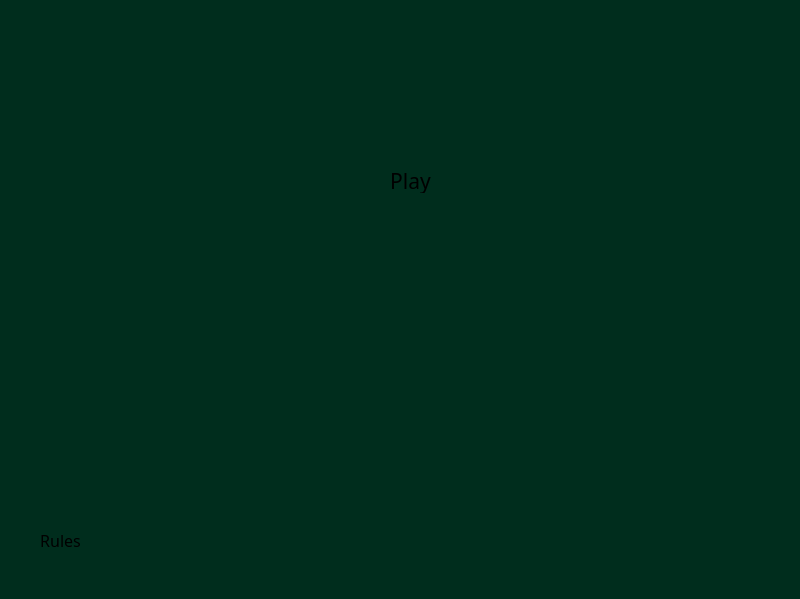
<?xml version="1.0" encoding="UTF-8"?>
<ui version="4.0">
 <class>Form</class>
 <widget class="QWidget" name="Form">
  <property name="geometry">
   <rect>
    <x>0</x>
    <y>0</y>
    <width>800</width>
    <height>599</height>
   </rect>
  </property>
  <property name="palette">
   <palette>
    <active>
     <colorrole role="WindowText">
      <brush brushstyle="SolidPattern">
       <color alpha="255">
        <red>255</red>
        <green>255</green>
        <blue>255</blue>
       </color>
      </brush>
     </colorrole>
     <colorrole role="Button">
      <brush brushstyle="SolidPattern">
       <color alpha="255">
        <red>0</red>
        <green>45</green>
        <blue>29</blue>
       </color>
      </brush>
     </colorrole>
     <colorrole role="Light">
      <brush brushstyle="SolidPattern">
       <color alpha="255">
        <red>0</red>
        <green>67</green>
        <blue>44</blue>
       </color>
      </brush>
     </colorrole>
     <colorrole role="Midlight">
      <brush brushstyle="SolidPattern">
       <color alpha="255">
        <red>0</red>
        <green>56</green>
        <blue>36</blue>
       </color>
      </brush>
     </colorrole>
     <colorrole role="Dark">
      <brush brushstyle="SolidPattern">
       <color alpha="255">
        <red>0</red>
        <green>22</green>
        <blue>14</blue>
       </color>
      </brush>
     </colorrole>
     <colorrole role="Mid">
      <brush brushstyle="SolidPattern">
       <color alpha="255">
        <red>0</red>
        <green>30</green>
        <blue>19</blue>
       </color>
      </brush>
     </colorrole>
     <colorrole role="Text">
      <brush brushstyle="SolidPattern">
       <color alpha="255">
        <red>255</red>
        <green>255</green>
        <blue>255</blue>
       </color>
      </brush>
     </colorrole>
     <colorrole role="BrightText">
      <brush brushstyle="SolidPattern">
       <color alpha="255">
        <red>255</red>
        <green>255</green>
        <blue>255</blue>
       </color>
      </brush>
     </colorrole>
     <colorrole role="ButtonText">
      <brush brushstyle="SolidPattern">
       <color alpha="255">
        <red>255</red>
        <green>255</green>
        <blue>255</blue>
       </color>
      </brush>
     </colorrole>
     <colorrole role="Base">
      <brush brushstyle="SolidPattern">
       <color alpha="255">
        <red>0</red>
        <green>0</green>
        <blue>0</blue>
       </color>
      </brush>
     </colorrole>
     <colorrole role="Window">
      <brush brushstyle="SolidPattern">
       <color alpha="255">
        <red>0</red>
        <green>45</green>
        <blue>29</blue>
       </color>
      </brush>
     </colorrole>
     <colorrole role="Shadow">
      <brush brushstyle="SolidPattern">
       <color alpha="255">
        <red>0</red>
        <green>0</green>
        <blue>0</blue>
       </color>
      </brush>
     </colorrole>
     <colorrole role="AlternateBase">
      <brush brushstyle="SolidPattern">
       <color alpha="255">
        <red>0</red>
        <green>22</green>
        <blue>14</blue>
       </color>
      </brush>
     </colorrole>
     <colorrole role="ToolTipBase">
      <brush brushstyle="SolidPattern">
       <color alpha="255">
        <red>255</red>
        <green>255</green>
        <blue>220</blue>
       </color>
      </brush>
     </colorrole>
     <colorrole role="ToolTipText">
      <brush brushstyle="SolidPattern">
       <color alpha="255">
        <red>0</red>
        <green>0</green>
        <blue>0</blue>
       </color>
      </brush>
     </colorrole>
     <colorrole role="PlaceholderText">
      <brush brushstyle="SolidPattern">
       <color alpha="128">
        <red>255</red>
        <green>255</green>
        <blue>255</blue>
       </color>
      </brush>
     </colorrole>
    </active>
    <inactive>
     <colorrole role="WindowText">
      <brush brushstyle="SolidPattern">
       <color alpha="255">
        <red>255</red>
        <green>255</green>
        <blue>255</blue>
       </color>
      </brush>
     </colorrole>
     <colorrole role="Button">
      <brush brushstyle="SolidPattern">
       <color alpha="255">
        <red>0</red>
        <green>45</green>
        <blue>29</blue>
       </color>
      </brush>
     </colorrole>
     <colorrole role="Light">
      <brush brushstyle="SolidPattern">
       <color alpha="255">
        <red>0</red>
        <green>67</green>
        <blue>44</blue>
       </color>
      </brush>
     </colorrole>
     <colorrole role="Midlight">
      <brush brushstyle="SolidPattern">
       <color alpha="255">
        <red>0</red>
        <green>56</green>
        <blue>36</blue>
       </color>
      </brush>
     </colorrole>
     <colorrole role="Dark">
      <brush brushstyle="SolidPattern">
       <color alpha="255">
        <red>0</red>
        <green>22</green>
        <blue>14</blue>
       </color>
      </brush>
     </colorrole>
     <colorrole role="Mid">
      <brush brushstyle="SolidPattern">
       <color alpha="255">
        <red>0</red>
        <green>30</green>
        <blue>19</blue>
       </color>
      </brush>
     </colorrole>
     <colorrole role="Text">
      <brush brushstyle="SolidPattern">
       <color alpha="255">
        <red>255</red>
        <green>255</green>
        <blue>255</blue>
       </color>
      </brush>
     </colorrole>
     <colorrole role="BrightText">
      <brush brushstyle="SolidPattern">
       <color alpha="255">
        <red>255</red>
        <green>255</green>
        <blue>255</blue>
       </color>
      </brush>
     </colorrole>
     <colorrole role="ButtonText">
      <brush brushstyle="SolidPattern">
       <color alpha="255">
        <red>255</red>
        <green>255</green>
        <blue>255</blue>
       </color>
      </brush>
     </colorrole>
     <colorrole role="Base">
      <brush brushstyle="SolidPattern">
       <color alpha="255">
        <red>0</red>
        <green>0</green>
        <blue>0</blue>
       </color>
      </brush>
     </colorrole>
     <colorrole role="Window">
      <brush brushstyle="SolidPattern">
       <color alpha="255">
        <red>0</red>
        <green>45</green>
        <blue>29</blue>
       </color>
      </brush>
     </colorrole>
     <colorrole role="Shadow">
      <brush brushstyle="SolidPattern">
       <color alpha="255">
        <red>0</red>
        <green>0</green>
        <blue>0</blue>
       </color>
      </brush>
     </colorrole>
     <colorrole role="AlternateBase">
      <brush brushstyle="SolidPattern">
       <color alpha="255">
        <red>0</red>
        <green>22</green>
        <blue>14</blue>
       </color>
      </brush>
     </colorrole>
     <colorrole role="ToolTipBase">
      <brush brushstyle="SolidPattern">
       <color alpha="255">
        <red>255</red>
        <green>255</green>
        <blue>220</blue>
       </color>
      </brush>
     </colorrole>
     <colorrole role="ToolTipText">
      <brush brushstyle="SolidPattern">
       <color alpha="255">
        <red>0</red>
        <green>0</green>
        <blue>0</blue>
       </color>
      </brush>
     </colorrole>
     <colorrole role="PlaceholderText">
      <brush brushstyle="SolidPattern">
       <color alpha="128">
        <red>255</red>
        <green>255</green>
        <blue>255</blue>
       </color>
      </brush>
     </colorrole>
    </inactive>
    <disabled>
     <colorrole role="WindowText">
      <brush brushstyle="SolidPattern">
       <color alpha="255">
        <red>0</red>
        <green>22</green>
        <blue>14</blue>
       </color>
      </brush>
     </colorrole>
     <colorrole role="Button">
      <brush brushstyle="SolidPattern">
       <color alpha="255">
        <red>0</red>
        <green>45</green>
        <blue>29</blue>
       </color>
      </brush>
     </colorrole>
     <colorrole role="Light">
      <brush brushstyle="SolidPattern">
       <color alpha="255">
        <red>0</red>
        <green>67</green>
        <blue>44</blue>
       </color>
      </brush>
     </colorrole>
     <colorrole role="Midlight">
      <brush brushstyle="SolidPattern">
       <color alpha="255">
        <red>0</red>
        <green>56</green>
        <blue>36</blue>
       </color>
      </brush>
     </colorrole>
     <colorrole role="Dark">
      <brush brushstyle="SolidPattern">
       <color alpha="255">
        <red>0</red>
        <green>22</green>
        <blue>14</blue>
       </color>
      </brush>
     </colorrole>
     <colorrole role="Mid">
      <brush brushstyle="SolidPattern">
       <color alpha="255">
        <red>0</red>
        <green>30</green>
        <blue>19</blue>
       </color>
      </brush>
     </colorrole>
     <colorrole role="Text">
      <brush brushstyle="SolidPattern">
       <color alpha="255">
        <red>0</red>
        <green>22</green>
        <blue>14</blue>
       </color>
      </brush>
     </colorrole>
     <colorrole role="BrightText">
      <brush brushstyle="SolidPattern">
       <color alpha="255">
        <red>255</red>
        <green>255</green>
        <blue>255</blue>
       </color>
      </brush>
     </colorrole>
     <colorrole role="ButtonText">
      <brush brushstyle="SolidPattern">
       <color alpha="255">
        <red>0</red>
        <green>22</green>
        <blue>14</blue>
       </color>
      </brush>
     </colorrole>
     <colorrole role="Base">
      <brush brushstyle="SolidPattern">
       <color alpha="255">
        <red>0</red>
        <green>45</green>
        <blue>29</blue>
       </color>
      </brush>
     </colorrole>
     <colorrole role="Window">
      <brush brushstyle="SolidPattern">
       <color alpha="255">
        <red>0</red>
        <green>45</green>
        <blue>29</blue>
       </color>
      </brush>
     </colorrole>
     <colorrole role="Shadow">
      <brush brushstyle="SolidPattern">
       <color alpha="255">
        <red>0</red>
        <green>0</green>
        <blue>0</blue>
       </color>
      </brush>
     </colorrole>
     <colorrole role="AlternateBase">
      <brush brushstyle="SolidPattern">
       <color alpha="255">
        <red>0</red>
        <green>45</green>
        <blue>29</blue>
       </color>
      </brush>
     </colorrole>
     <colorrole role="ToolTipBase">
      <brush brushstyle="SolidPattern">
       <color alpha="255">
        <red>255</red>
        <green>255</green>
        <blue>220</blue>
       </color>
      </brush>
     </colorrole>
     <colorrole role="ToolTipText">
      <brush brushstyle="SolidPattern">
       <color alpha="255">
        <red>0</red>
        <green>0</green>
        <blue>0</blue>
       </color>
      </brush>
     </colorrole>
     <colorrole role="PlaceholderText">
      <brush brushstyle="SolidPattern">
       <color alpha="128">
        <red>255</red>
        <green>255</green>
        <blue>255</blue>
       </color>
      </brush>
     </colorrole>
    </disabled>
   </palette>
  </property>
  <property name="windowTitle">
   <string>Form</string>
  </property>
  <property name="autoFillBackground">
   <bool>true</bool>
  </property>
  <widget class="QLabel" name="label_cards">
   <property name="geometry">
    <rect>
     <x>120</x>
     <y>180</y>
     <width>541</width>
     <height>351</height>
    </rect>
   </property>
   <property name="text">
    <string/>
   </property>
   <property name="pixmap">
    <pixmap>—Pngtree—vector flying poker_1447031.png</pixmap>
   </property>
   <property name="scaledContents">
    <bool>true</bool>
   </property>
   <property name="alignment">
    <set>Qt::AlignCenter</set>
   </property>
   <property name="textInteractionFlags">
    <set>Qt::LinksAccessibleByMouse</set>
   </property>
  </widget>
  <widget class="QPushButton" name="button_play">
   <property name="geometry">
    <rect>
     <x>360</x>
     <y>160</y>
     <width>101</width>
     <height>41</height>
    </rect>
   </property>
   <property name="palette">
    <palette>
     <active>
      <colorrole role="WindowText">
       <brush brushstyle="SolidPattern">
        <color alpha="255">
         <red>0</red>
         <green>0</green>
         <blue>0</blue>
        </color>
       </brush>
      </colorrole>
      <colorrole role="Button">
       <brush brushstyle="LinearGradientPattern">
        <gradient startx="0.000000000000000" starty="0.000000000000000" endx="0.000000000000000" endy="1.000000000000000" type="LinearGradient" spread="PadSpread" coordinatemode="ObjectBoundingMode">
         <gradientstop position="0.000000000000000">
          <color alpha="255">
           <red>255</red>
           <green>245</green>
           <blue>157</blue>
          </color>
         </gradientstop>
         <gradientstop position="1.000000000000000">
          <color alpha="255">
           <red>231</red>
           <green>173</green>
           <blue>43</blue>
          </color>
         </gradientstop>
        </gradient>
       </brush>
      </colorrole>
      <colorrole role="Text">
       <brush brushstyle="SolidPattern">
        <color alpha="255">
         <red>0</red>
         <green>0</green>
         <blue>0</blue>
        </color>
       </brush>
      </colorrole>
      <colorrole role="ButtonText">
       <brush brushstyle="SolidPattern">
        <color alpha="255">
         <red>0</red>
         <green>0</green>
         <blue>0</blue>
        </color>
       </brush>
      </colorrole>
      <colorrole role="Base">
       <brush brushstyle="LinearGradientPattern">
        <gradient startx="0.000000000000000" starty="0.000000000000000" endx="0.000000000000000" endy="1.000000000000000" type="LinearGradient" spread="PadSpread" coordinatemode="ObjectBoundingMode">
         <gradientstop position="0.000000000000000">
          <color alpha="255">
           <red>255</red>
           <green>245</green>
           <blue>157</blue>
          </color>
         </gradientstop>
         <gradientstop position="1.000000000000000">
          <color alpha="255">
           <red>231</red>
           <green>173</green>
           <blue>43</blue>
          </color>
         </gradientstop>
        </gradient>
       </brush>
      </colorrole>
      <colorrole role="Window">
       <brush brushstyle="LinearGradientPattern">
        <gradient startx="0.000000000000000" starty="0.000000000000000" endx="0.000000000000000" endy="1.000000000000000" type="LinearGradient" spread="PadSpread" coordinatemode="ObjectBoundingMode">
         <gradientstop position="0.000000000000000">
          <color alpha="255">
           <red>255</red>
           <green>245</green>
           <blue>157</blue>
          </color>
         </gradientstop>
         <gradientstop position="1.000000000000000">
          <color alpha="255">
           <red>231</red>
           <green>173</green>
           <blue>43</blue>
          </color>
         </gradientstop>
        </gradient>
       </brush>
      </colorrole>
      <colorrole role="PlaceholderText">
       <brush brushstyle="SolidPattern">
        <color alpha="255">
         <red>0</red>
         <green>0</green>
         <blue>0</blue>
        </color>
       </brush>
      </colorrole>
     </active>
     <inactive>
      <colorrole role="WindowText">
       <brush brushstyle="SolidPattern">
        <color alpha="255">
         <red>0</red>
         <green>0</green>
         <blue>0</blue>
        </color>
       </brush>
      </colorrole>
      <colorrole role="Button">
       <brush brushstyle="LinearGradientPattern">
        <gradient startx="0.000000000000000" starty="0.000000000000000" endx="0.000000000000000" endy="1.000000000000000" type="LinearGradient" spread="PadSpread" coordinatemode="ObjectBoundingMode">
         <gradientstop position="0.000000000000000">
          <color alpha="255">
           <red>255</red>
           <green>245</green>
           <blue>157</blue>
          </color>
         </gradientstop>
         <gradientstop position="1.000000000000000">
          <color alpha="255">
           <red>231</red>
           <green>173</green>
           <blue>43</blue>
          </color>
         </gradientstop>
        </gradient>
       </brush>
      </colorrole>
      <colorrole role="Text">
       <brush brushstyle="SolidPattern">
        <color alpha="255">
         <red>0</red>
         <green>0</green>
         <blue>0</blue>
        </color>
       </brush>
      </colorrole>
      <colorrole role="ButtonText">
       <brush brushstyle="SolidPattern">
        <color alpha="255">
         <red>0</red>
         <green>0</green>
         <blue>0</blue>
        </color>
       </brush>
      </colorrole>
      <colorrole role="Base">
       <brush brushstyle="LinearGradientPattern">
        <gradient startx="0.000000000000000" starty="0.000000000000000" endx="0.000000000000000" endy="1.000000000000000" type="LinearGradient" spread="PadSpread" coordinatemode="ObjectBoundingMode">
         <gradientstop position="0.000000000000000">
          <color alpha="255">
           <red>255</red>
           <green>245</green>
           <blue>157</blue>
          </color>
         </gradientstop>
         <gradientstop position="1.000000000000000">
          <color alpha="255">
           <red>231</red>
           <green>173</green>
           <blue>43</blue>
          </color>
         </gradientstop>
        </gradient>
       </brush>
      </colorrole>
      <colorrole role="Window">
       <brush brushstyle="LinearGradientPattern">
        <gradient startx="0.000000000000000" starty="0.000000000000000" endx="0.000000000000000" endy="1.000000000000000" type="LinearGradient" spread="PadSpread" coordinatemode="ObjectBoundingMode">
         <gradientstop position="0.000000000000000">
          <color alpha="255">
           <red>255</red>
           <green>245</green>
           <blue>157</blue>
          </color>
         </gradientstop>
         <gradientstop position="1.000000000000000">
          <color alpha="255">
           <red>231</red>
           <green>173</green>
           <blue>43</blue>
          </color>
         </gradientstop>
        </gradient>
       </brush>
      </colorrole>
      <colorrole role="PlaceholderText">
       <brush brushstyle="SolidPattern">
        <color alpha="255">
         <red>0</red>
         <green>0</green>
         <blue>0</blue>
        </color>
       </brush>
      </colorrole>
     </inactive>
     <disabled>
      <colorrole role="WindowText">
       <brush brushstyle="SolidPattern">
        <color alpha="255">
         <red>0</red>
         <green>0</green>
         <blue>0</blue>
        </color>
       </brush>
      </colorrole>
      <colorrole role="Button">
       <brush brushstyle="LinearGradientPattern">
        <gradient startx="0.000000000000000" starty="0.000000000000000" endx="0.000000000000000" endy="1.000000000000000" type="LinearGradient" spread="PadSpread" coordinatemode="ObjectBoundingMode">
         <gradientstop position="0.000000000000000">
          <color alpha="255">
           <red>255</red>
           <green>245</green>
           <blue>157</blue>
          </color>
         </gradientstop>
         <gradientstop position="1.000000000000000">
          <color alpha="255">
           <red>231</red>
           <green>173</green>
           <blue>43</blue>
          </color>
         </gradientstop>
        </gradient>
       </brush>
      </colorrole>
      <colorrole role="Text">
       <brush brushstyle="SolidPattern">
        <color alpha="255">
         <red>0</red>
         <green>0</green>
         <blue>0</blue>
        </color>
       </brush>
      </colorrole>
      <colorrole role="ButtonText">
       <brush brushstyle="SolidPattern">
        <color alpha="255">
         <red>0</red>
         <green>0</green>
         <blue>0</blue>
        </color>
       </brush>
      </colorrole>
      <colorrole role="Base">
       <brush brushstyle="LinearGradientPattern">
        <gradient startx="0.000000000000000" starty="0.000000000000000" endx="0.000000000000000" endy="1.000000000000000" type="LinearGradient" spread="PadSpread" coordinatemode="ObjectBoundingMode">
         <gradientstop position="0.000000000000000">
          <color alpha="255">
           <red>255</red>
           <green>245</green>
           <blue>157</blue>
          </color>
         </gradientstop>
         <gradientstop position="1.000000000000000">
          <color alpha="255">
           <red>231</red>
           <green>173</green>
           <blue>43</blue>
          </color>
         </gradientstop>
        </gradient>
       </brush>
      </colorrole>
      <colorrole role="Window">
       <brush brushstyle="LinearGradientPattern">
        <gradient startx="0.000000000000000" starty="0.000000000000000" endx="0.000000000000000" endy="1.000000000000000" type="LinearGradient" spread="PadSpread" coordinatemode="ObjectBoundingMode">
         <gradientstop position="0.000000000000000">
          <color alpha="255">
           <red>255</red>
           <green>245</green>
           <blue>157</blue>
          </color>
         </gradientstop>
         <gradientstop position="1.000000000000000">
          <color alpha="255">
           <red>231</red>
           <green>173</green>
           <blue>43</blue>
          </color>
         </gradientstop>
        </gradient>
       </brush>
      </colorrole>
      <colorrole role="PlaceholderText">
       <brush brushstyle="SolidPattern">
        <color alpha="255">
         <red>0</red>
         <green>0</green>
         <blue>0</blue>
        </color>
       </brush>
      </colorrole>
     </disabled>
    </palette>
   </property>
   <property name="font">
    <font>
     <family>Modern No. 20</family>
     <pointsize>16</pointsize>
     <weight>50</weight>
     <italic>false</italic>
     <bold>false</bold>
    </font>
   </property>
   <property name="acceptDrops">
    <bool>false</bool>
   </property>
   <property name="styleSheet">
    <string notr="true">QPushButton {
    background: qlineargradient(
        x1:0, y1:0, x2:0, y2:1,
        stop:0 #fff59d,      /* jaśniejszy u góry */
        stop:1 #e7ad2b       /* ciemniejszy u dołu */
    );
    color: black;
    border-radius: 15px;
    padding: 8px 16px;
    border: none;
}

QPushButton:hover {
    background: qlineargradient(
        x1:0, y1:0, x2:0, y2:1,
        stop:0 #fff176,
        stop:1 #fbc02d
    );
}

QPushButton:pressed {
    background: qlineargradient(
        x1:0, y1:0, x2:0, y2:1,
        stop:0 #fdd835,
        stop:1 #f9a825
    );
}</string>
   </property>
   <property name="text">
    <string>Play</string>
   </property>
   <property name="icon">
    <iconset>
     <normaloff>play-button.png</normaloff>play-button.png</iconset>
   </property>
   <property name="shortcut">
    <string/>
   </property>
   <property name="checkable">
    <bool>false</bool>
   </property>
   <property name="checked">
    <bool>false</bool>
   </property>
   <property name="autoDefault">
    <bool>false</bool>
   </property>
   <property name="flat">
    <bool>false</bool>
   </property>
  </widget>
  <widget class="QPushButton" name="button_rules">
   <property name="enabled">
    <bool>true</bool>
   </property>
   <property name="geometry">
    <rect>
     <x>20</x>
     <y>520</y>
     <width>81</width>
     <height>41</height>
    </rect>
   </property>
   <property name="palette">
    <palette>
     <active>
      <colorrole role="WindowText">
       <brush brushstyle="SolidPattern">
        <color alpha="255">
         <red>0</red>
         <green>0</green>
         <blue>0</blue>
        </color>
       </brush>
      </colorrole>
      <colorrole role="Button">
       <brush brushstyle="LinearGradientPattern">
        <gradient startx="0.000000000000000" starty="0.000000000000000" endx="0.000000000000000" endy="1.000000000000000" type="LinearGradient" spread="PadSpread" coordinatemode="ObjectBoundingMode">
         <gradientstop position="0.000000000000000">
          <color alpha="255">
           <red>255</red>
           <green>245</green>
           <blue>157</blue>
          </color>
         </gradientstop>
         <gradientstop position="1.000000000000000">
          <color alpha="255">
           <red>231</red>
           <green>173</green>
           <blue>43</blue>
          </color>
         </gradientstop>
        </gradient>
       </brush>
      </colorrole>
      <colorrole role="Text">
       <brush brushstyle="SolidPattern">
        <color alpha="255">
         <red>0</red>
         <green>0</green>
         <blue>0</blue>
        </color>
       </brush>
      </colorrole>
      <colorrole role="ButtonText">
       <brush brushstyle="SolidPattern">
        <color alpha="255">
         <red>0</red>
         <green>0</green>
         <blue>0</blue>
        </color>
       </brush>
      </colorrole>
      <colorrole role="Base">
       <brush brushstyle="LinearGradientPattern">
        <gradient startx="0.000000000000000" starty="0.000000000000000" endx="0.000000000000000" endy="1.000000000000000" type="LinearGradient" spread="PadSpread" coordinatemode="ObjectBoundingMode">
         <gradientstop position="0.000000000000000">
          <color alpha="255">
           <red>255</red>
           <green>245</green>
           <blue>157</blue>
          </color>
         </gradientstop>
         <gradientstop position="1.000000000000000">
          <color alpha="255">
           <red>231</red>
           <green>173</green>
           <blue>43</blue>
          </color>
         </gradientstop>
        </gradient>
       </brush>
      </colorrole>
      <colorrole role="Window">
       <brush brushstyle="LinearGradientPattern">
        <gradient startx="0.000000000000000" starty="0.000000000000000" endx="0.000000000000000" endy="1.000000000000000" type="LinearGradient" spread="PadSpread" coordinatemode="ObjectBoundingMode">
         <gradientstop position="0.000000000000000">
          <color alpha="255">
           <red>255</red>
           <green>245</green>
           <blue>157</blue>
          </color>
         </gradientstop>
         <gradientstop position="1.000000000000000">
          <color alpha="255">
           <red>231</red>
           <green>173</green>
           <blue>43</blue>
          </color>
         </gradientstop>
        </gradient>
       </brush>
      </colorrole>
      <colorrole role="PlaceholderText">
       <brush brushstyle="SolidPattern">
        <color alpha="255">
         <red>0</red>
         <green>0</green>
         <blue>0</blue>
        </color>
       </brush>
      </colorrole>
     </active>
     <inactive>
      <colorrole role="WindowText">
       <brush brushstyle="SolidPattern">
        <color alpha="255">
         <red>0</red>
         <green>0</green>
         <blue>0</blue>
        </color>
       </brush>
      </colorrole>
      <colorrole role="Button">
       <brush brushstyle="LinearGradientPattern">
        <gradient startx="0.000000000000000" starty="0.000000000000000" endx="0.000000000000000" endy="1.000000000000000" type="LinearGradient" spread="PadSpread" coordinatemode="ObjectBoundingMode">
         <gradientstop position="0.000000000000000">
          <color alpha="255">
           <red>255</red>
           <green>245</green>
           <blue>157</blue>
          </color>
         </gradientstop>
         <gradientstop position="1.000000000000000">
          <color alpha="255">
           <red>231</red>
           <green>173</green>
           <blue>43</blue>
          </color>
         </gradientstop>
        </gradient>
       </brush>
      </colorrole>
      <colorrole role="Text">
       <brush brushstyle="SolidPattern">
        <color alpha="255">
         <red>0</red>
         <green>0</green>
         <blue>0</blue>
        </color>
       </brush>
      </colorrole>
      <colorrole role="ButtonText">
       <brush brushstyle="SolidPattern">
        <color alpha="255">
         <red>0</red>
         <green>0</green>
         <blue>0</blue>
        </color>
       </brush>
      </colorrole>
      <colorrole role="Base">
       <brush brushstyle="LinearGradientPattern">
        <gradient startx="0.000000000000000" starty="0.000000000000000" endx="0.000000000000000" endy="1.000000000000000" type="LinearGradient" spread="PadSpread" coordinatemode="ObjectBoundingMode">
         <gradientstop position="0.000000000000000">
          <color alpha="255">
           <red>255</red>
           <green>245</green>
           <blue>157</blue>
          </color>
         </gradientstop>
         <gradientstop position="1.000000000000000">
          <color alpha="255">
           <red>231</red>
           <green>173</green>
           <blue>43</blue>
          </color>
         </gradientstop>
        </gradient>
       </brush>
      </colorrole>
      <colorrole role="Window">
       <brush brushstyle="LinearGradientPattern">
        <gradient startx="0.000000000000000" starty="0.000000000000000" endx="0.000000000000000" endy="1.000000000000000" type="LinearGradient" spread="PadSpread" coordinatemode="ObjectBoundingMode">
         <gradientstop position="0.000000000000000">
          <color alpha="255">
           <red>255</red>
           <green>245</green>
           <blue>157</blue>
          </color>
         </gradientstop>
         <gradientstop position="1.000000000000000">
          <color alpha="255">
           <red>231</red>
           <green>173</green>
           <blue>43</blue>
          </color>
         </gradientstop>
        </gradient>
       </brush>
      </colorrole>
      <colorrole role="PlaceholderText">
       <brush brushstyle="SolidPattern">
        <color alpha="255">
         <red>0</red>
         <green>0</green>
         <blue>0</blue>
        </color>
       </brush>
      </colorrole>
     </inactive>
     <disabled>
      <colorrole role="WindowText">
       <brush brushstyle="SolidPattern">
        <color alpha="255">
         <red>0</red>
         <green>0</green>
         <blue>0</blue>
        </color>
       </brush>
      </colorrole>
      <colorrole role="Button">
       <brush brushstyle="LinearGradientPattern">
        <gradient startx="0.000000000000000" starty="0.000000000000000" endx="0.000000000000000" endy="1.000000000000000" type="LinearGradient" spread="PadSpread" coordinatemode="ObjectBoundingMode">
         <gradientstop position="0.000000000000000">
          <color alpha="255">
           <red>255</red>
           <green>245</green>
           <blue>157</blue>
          </color>
         </gradientstop>
         <gradientstop position="1.000000000000000">
          <color alpha="255">
           <red>231</red>
           <green>173</green>
           <blue>43</blue>
          </color>
         </gradientstop>
        </gradient>
       </brush>
      </colorrole>
      <colorrole role="Text">
       <brush brushstyle="SolidPattern">
        <color alpha="255">
         <red>0</red>
         <green>0</green>
         <blue>0</blue>
        </color>
       </brush>
      </colorrole>
      <colorrole role="ButtonText">
       <brush brushstyle="SolidPattern">
        <color alpha="255">
         <red>0</red>
         <green>0</green>
         <blue>0</blue>
        </color>
       </brush>
      </colorrole>
      <colorrole role="Base">
       <brush brushstyle="LinearGradientPattern">
        <gradient startx="0.000000000000000" starty="0.000000000000000" endx="0.000000000000000" endy="1.000000000000000" type="LinearGradient" spread="PadSpread" coordinatemode="ObjectBoundingMode">
         <gradientstop position="0.000000000000000">
          <color alpha="255">
           <red>255</red>
           <green>245</green>
           <blue>157</blue>
          </color>
         </gradientstop>
         <gradientstop position="1.000000000000000">
          <color alpha="255">
           <red>231</red>
           <green>173</green>
           <blue>43</blue>
          </color>
         </gradientstop>
        </gradient>
       </brush>
      </colorrole>
      <colorrole role="Window">
       <brush brushstyle="LinearGradientPattern">
        <gradient startx="0.000000000000000" starty="0.000000000000000" endx="0.000000000000000" endy="1.000000000000000" type="LinearGradient" spread="PadSpread" coordinatemode="ObjectBoundingMode">
         <gradientstop position="0.000000000000000">
          <color alpha="255">
           <red>255</red>
           <green>245</green>
           <blue>157</blue>
          </color>
         </gradientstop>
         <gradientstop position="1.000000000000000">
          <color alpha="255">
           <red>231</red>
           <green>173</green>
           <blue>43</blue>
          </color>
         </gradientstop>
        </gradient>
       </brush>
      </colorrole>
      <colorrole role="PlaceholderText">
       <brush brushstyle="SolidPattern">
        <color alpha="255">
         <red>0</red>
         <green>0</green>
         <blue>0</blue>
        </color>
       </brush>
      </colorrole>
     </disabled>
    </palette>
   </property>
   <property name="font">
    <font>
     <family>Modern No. 20</family>
     <pointsize>12</pointsize>
    </font>
   </property>
   <property name="styleSheet">
    <string notr="true">QPushButton {
    background: qlineargradient(
        x1:0, y1:0, x2:0, y2:1,
        stop:0 #fff59d,      /* jaśniejszy u góry */
        stop:1 #e7ad2b       /* ciemniejszy u dołu */
    );
    color: black;
    border-radius: 15px;
    padding: 8px 16px;
    border: none;
}

QPushButton:hover {
    background: qlineargradient(
        x1:0, y1:0, x2:0, y2:1,
        stop:0 #fff176,
        stop:1 #fbc02d
    );
}

QPushButton:pressed {
    background: qlineargradient(
        x1:0, y1:0, x2:0, y2:1,
        stop:0 #fdd835,
        stop:1 #f9a825
    );
}</string>
   </property>
   <property name="text">
    <string>Rules</string>
   </property>
  </widget>
  <widget class="QLabel" name="label_headline">
   <property name="geometry">
    <rect>
     <x>0</x>
     <y>0</y>
     <width>781</width>
     <height>151</height>
    </rect>
   </property>
   <property name="font">
    <font>
     <family>PanRoman</family>
     <pointsize>11</pointsize>
    </font>
   </property>
   <property name="text">
    <string/>
   </property>
   <property name="pixmap">
    <pixmap>headline_startscreen2.png</pixmap>
   </property>
   <property name="alignment">
    <set>Qt::AlignCenter</set>
   </property>
  </widget>
 </widget>
 <resources/>
 <connections/>
</ui>
